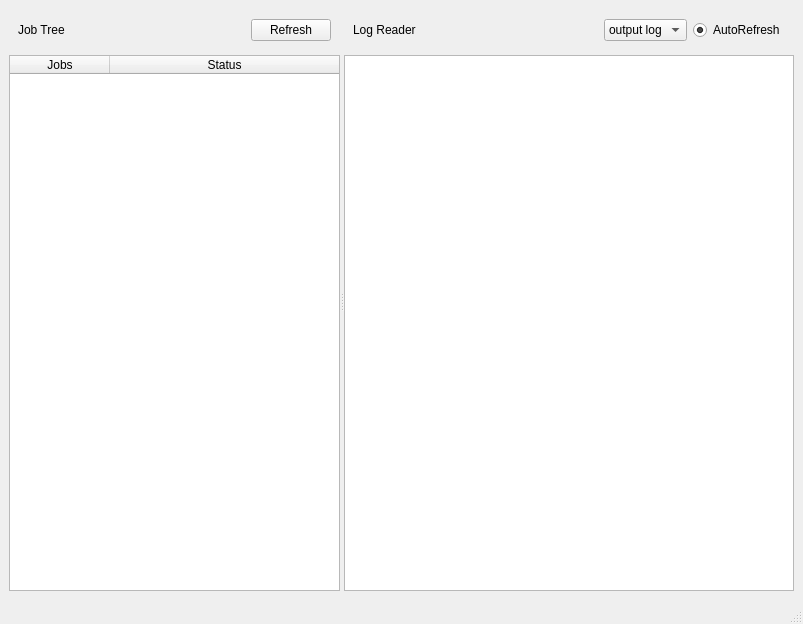
<?xml version="1.0" encoding="UTF-8"?>
<ui version="4.0">
 <class>jobView</class>
 <widget class="QMainWindow" name="jobView">
  <property name="geometry">
   <rect>
    <x>0</x>
    <y>0</y>
    <width>803</width>
    <height>624</height>
   </rect>
  </property>
  <property name="windowTitle">
   <string>Job Viewer</string>
  </property>
  <widget class="QWidget" name="centralwidget">
   <layout class="QHBoxLayout" name="horizontalLayout_3">
    <item>
     <widget class="QSplitter" name="splitter">
      <property name="orientation">
       <enum>Qt::Horizontal</enum>
      </property>
      <widget class="QWidget" name="widget_3" native="true">
       <property name="sizePolicy">
        <sizepolicy hsizetype="Fixed" vsizetype="Preferred">
         <horstretch>0</horstretch>
         <verstretch>0</verstretch>
        </sizepolicy>
       </property>
       <layout class="QVBoxLayout" name="verticalLayout_2">
        <property name="topMargin">
         <number>2</number>
        </property>
        <property name="bottomMargin">
         <number>2</number>
        </property>
        <item>
         <widget class="QWidget" name="widget_4" native="true">
          <layout class="QHBoxLayout" name="horizontalLayout_2">
           <property name="topMargin">
            <number>8</number>
           </property>
           <property name="bottomMargin">
            <number>8</number>
           </property>
           <item>
            <widget class="QLabel" name="label_2">
             <property name="text">
              <string>Job Tree</string>
             </property>
            </widget>
           </item>
           <item>
            <spacer name="horizontalSpacer_2">
             <property name="orientation">
              <enum>Qt::Horizontal</enum>
             </property>
             <property name="sizeHint" stdset="0">
              <size>
               <width>120</width>
               <height>20</height>
              </size>
             </property>
            </spacer>
           </item>
           <item>
            <widget class="QPushButton" name="pushButton">
             <property name="text">
              <string>Refresh</string>
             </property>
            </widget>
           </item>
          </layout>
         </widget>
        </item>
        <item>
         <widget class="QTreeWidget" name="treeWidget">
          <property name="sizePolicy">
           <sizepolicy hsizetype="Preferred" vsizetype="Expanding">
            <horstretch>0</horstretch>
            <verstretch>0</verstretch>
           </sizepolicy>
          </property>
          <attribute name="headerCascadingSectionResizes">
           <bool>true</bool>
          </attribute>
          <column>
           <property name="text">
            <string>Jobs</string>
           </property>
           <property name="textAlignment">
            <set>AlignCenter</set>
           </property>
          </column>
          <column>
           <property name="text">
            <string>Status</string>
           </property>
           <property name="textAlignment">
            <set>AlignCenter</set>
           </property>
          </column>
         </widget>
        </item>
       </layout>
      </widget>
      <widget class="QWidget" name="widget" native="true">
       <layout class="QVBoxLayout" name="verticalLayout">
        <property name="topMargin">
         <number>2</number>
        </property>
        <property name="bottomMargin">
         <number>2</number>
        </property>
        <item>
         <widget class="QWidget" name="widget_2" native="true">
          <layout class="QHBoxLayout" name="horizontalLayout">
           <property name="topMargin">
            <number>8</number>
           </property>
           <property name="bottomMargin">
            <number>8</number>
           </property>
           <item>
            <widget class="QLabel" name="label">
             <property name="text">
              <string>Log Reader</string>
             </property>
            </widget>
           </item>
           <item>
            <spacer name="horizontalSpacer">
             <property name="orientation">
              <enum>Qt::Horizontal</enum>
             </property>
             <property name="sizeHint" stdset="0">
              <size>
               <width>100</width>
               <height>20</height>
              </size>
             </property>
            </spacer>
           </item>
           <item>
            <widget class="QComboBox" name="comboBox">
             <item>
              <property name="text">
               <string>output log</string>
              </property>
             </item>
             <item>
              <property name="text">
               <string>error log</string>
              </property>
             </item>
            </widget>
           </item>
           <item>
            <widget class="QRadioButton" name="radioButton">
             <property name="text">
              <string>AutoRefresh</string>
             </property>
             <property name="checked">
              <bool>true</bool>
             </property>
            </widget>
           </item>
          </layout>
         </widget>
        </item>
        <item>
         <widget class="QPlainTextEdit" name="plainTextEdit">
          <property name="enabled">
           <bool>true</bool>
          </property>
          <property name="readOnly">
           <bool>true</bool>
          </property>
         </widget>
        </item>
       </layout>
      </widget>
     </widget>
    </item>
   </layout>
  </widget>
  <widget class="QMenuBar" name="menubar">
   <property name="geometry">
    <rect>
     <x>0</x>
     <y>0</y>
     <width>803</width>
     <height>22</height>
    </rect>
   </property>
  </widget>
  <widget class="QStatusBar" name="statusbar"/>
 </widget>
 <resources/>
 <connections/>
</ui>
